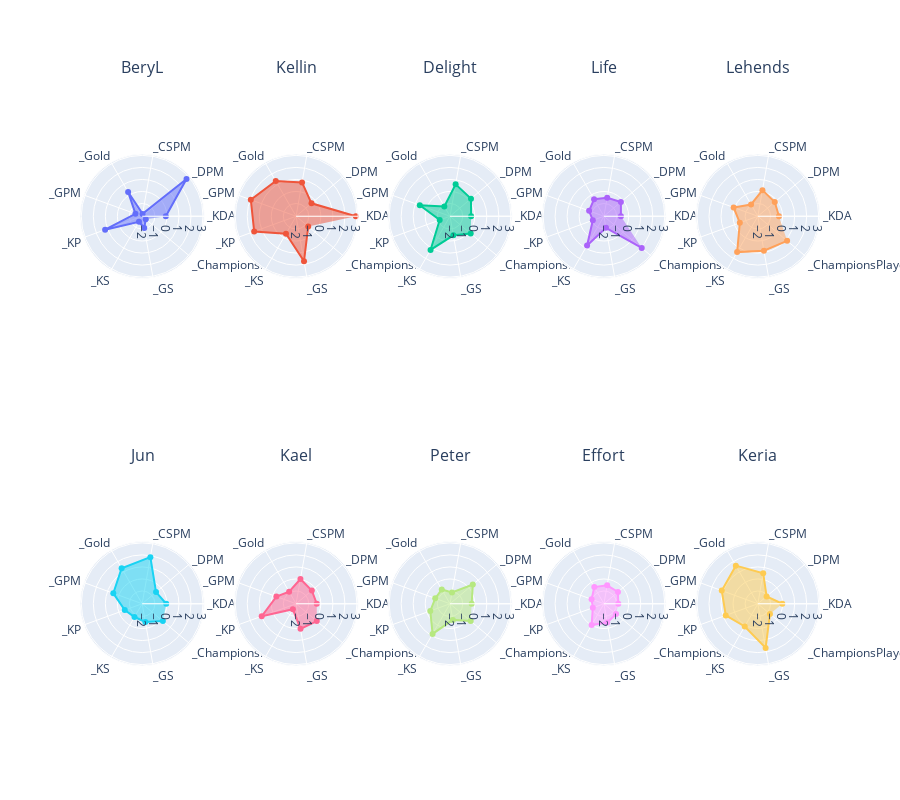

Notebook code cell kept with this figure:
### Code cell
df = players_stats.loc[players_stats["Position"] == positions[4]]
min_value, max_value = df[columns].unstack().min(), df[columns].unstack().max()

COLUMNS = 5
d, m = divmod(df.shape[0], COLUMNS)
ROWS = d + (1 if m > 0 else 0)

fig = make_subplots(
    rows=ROWS,
    cols=COLUMNS,
    subplot_titles=df.index.values,
    specs=[[{"type": "polar"} for _ in range(COLUMNS)] for _ in range(ROWS)],
)

for i, player_name in enumerate(df.index):
    _df = df.loc[player_name, columns]

    r, c = get_rc(i, COLUMNS)
    fig.add_trace(
        go.Scatterpolar(r=_df, theta=columns, fill="toself", name=player_name),
        row=r,
        col=c,
    )
fig.update_layout(
    height=800,
    showlegend=False,
    polar=dict(
        radialaxis=dict(visible=True),
    ),
    title=dict(y=1),
)
fig.update_annotations(yshift=20)
fig.update_polars(radialaxis=dict(range=[min_value - 0.2, max_value + 0.2]))
fig.show()

### Figure 1 — Plotly figure (JSON) as saved in the notebook; plotly's stock layout.template omitted (floating-point values rounded to 4 significant figures)
{"data": [{"fill": "toself", "name": "BeryL", "r": [-0.09597, 2.753, -1.861, 0.2725, -1.465, 1.216, -1.53, -1.073, -1.671], "subplot": "polar", "theta": ["_KDA", "_DPM", "_CSPM", "_Gold", "_GPM", "_KP", "_KS", "_GS", "_ChampionsPlayed"], "type": "scatterpolar"}, {"fill": "toself", "name": "Kellin", "r": [2.907, -0.3862, 0.7916, 1.317, 1.943, 1.646, -0.3832, 1.733, -0.7428], "subplot": "polar2", "theta": ["_KDA", "_DPM", "_CSPM", "_Gold", "_GPM", "_KP", "_KS", "_GS", "_ChampionsPlayed"], "type": "scatterpolar"}, {"fill": "toself", "name": "Delight", "r": [-0.3055, 0.216, 0.6326, -1.118, 0.6095, -1.15, 1.174, -0.4511, 0.1857], "subplot": "polar3", "theta": ["_KDA", "_DPM", "_CSPM", "_Gold", "_GPM", "_KP", "_KS", "_GS", "_ChampionsPlayed"], "type": "scatterpolar"}, {"fill": "toself", "name": "Life", "r": [-0.6492, -0.2182, -0.4936, -0.425, -0.7499, -1.079, 0.7411, -1.08, 2.043], "subplot": "polar4", "theta": ["_KDA", "_DPM", "_CSPM", "_Gold", "_GPM", "_KP", "_KS", "_GS", "_ChampionsPlayed"], "type": "scatterpolar"}, {"fill": "toself", "name": "Lehends", "r": [-0.3055, -0.2255, 0.1429, -0.9322, 0.07865, -0.4678, 1.382, 0.8455, 1.114], "subplot": "polar5", "theta": ["_KDA", "_DPM", "_CSPM", "_Gold", "_GPM", "_KP", "_KS", "_GS", "_ChampionsPlayed"], "type": "scatterpolar"}, {"fill": "toself", "name": "Jun", "r": [-0.06106, -0.5548, 1.869, 1.352, 0.4932, -0.524, -0.788, -0.5199, 0.1857], "subplot": "polar6", "theta": ["_KDA", "_DPM", "_CSPM", "_Gold", "_GPM", "_KP", "_KS", "_GS", "_ChampionsPlayed"], "type": "scatterpolar"}, {"fill": "toself", "name": "Kael", "r": [-0.3404, -0.3509, 0.02371, -0.9066, -0.3199, 0.9791, -1.53, 0.05881, 0.1857], "subplot": "polar7", "theta": ["_KDA", "_DPM", "_CSPM", "_Gold", "_GPM", "_KP", "_KS", "_GS", "_ChampionsPlayed"], "type": "scatterpolar"}, {"fill": "toself", "name": "Peter", "r": [-0.2589, 0.4159, -1.109, -0.6939, -0.7536, -0.3185, 0.8357, -0.6992, 0.1857], "subplot": "polar8", "theta": ["_KDA", "_DPM", "_CSPM", "_Gold", "_GPM", "_KP", "_KS", "_GS", "_ChampionsPlayed"], "type": "scatterpolar"}, {"fill": "toself", "name": "Effort", "r": [-0.8641, -0.5388, -0.5077, -0.4611, -0.9692, -1.079, -0.01605, -0.4786, -0.7428], "subplot": "polar9", "theta": ["_KDA", "_DPM", "_CSPM", "_Gold", "_GPM", "_KP", "_KS", "_GS", "_ChampionsPlayed"], "type": "scatterpolar"}, {"fill": "toself", "name": "Keria", "r": [-0.02614, -1.11, 0.5115, 1.596, 1.133, 0.7785, 0.1156, 1.664, -0.7428], "subplot": "polar10", "theta": ["_KDA", "_DPM", "_CSPM", "_Gold", "_GPM", "_KP", "_KS", "_GS", "_ChampionsPlayed"], "type": "scatterpolar"}], "layout": {"annotations": [{"font": {"size": 16}, "showarrow": false, "text": "BeryL", "x": 0.084, "xanchor": "center", "xref": "paper", "y": 1, "yanchor": "bottom", "yref": "paper", "yshift": 20}, {"font": {"size": 16}, "showarrow": false, "text": "Kellin", "x": 0.292, "xanchor": "center", "xref": "paper", "y": 1, "yanchor": "bottom", "yref": "paper", "yshift": 20}, {"font": {"size": 16}, "showarrow": false, "text": "Delight", "x": 0.5, "xanchor": "center", "xref": "paper", "y": 1, "yanchor": "bottom", "yref": "paper", "yshift": 20}, {"font": {"size": 16}, "showarrow": false, "text": "Life", "x": 0.708, "xanchor": "center", "xref": "paper", "y": 1, "yanchor": "bottom", "yref": "paper", "yshift": 20}, {"font": {"size": 16}, "showarrow": false, "text": "Lehends", "x": 0.916, "xanchor": "center", "xref": "paper", "y": 1, "yanchor": "bottom", "yref": "paper", "yshift": 20}, {"font": {"size": 16}, "showarrow": false, "text": "Jun", "x": 0.084, "xanchor": "center", "xref": "paper", "y": 0.375, "yanchor": "bottom", "yref": "paper", "yshift": 20}, {"font": {"size": 16}, "showarrow": false, "text": "Kael", "x": 0.292, "xanchor": "center", "xref": "paper", "y": 0.375, "yanchor": "bottom", "yref": "paper", "yshift": 20}, {"font": {"size": 16}, "showarrow": false, "text": "Peter", "x": 0.5, "xanchor": "center", "xref": "paper", "y": 0.375, "yanchor": "bottom", "yref": "paper", "yshift": 20}, {"font": {"size": 16}, "showarrow": false, "text": "Effort", "x": 0.708, "xanchor": "center", "xref": "paper", "y": 0.375, "yanchor": "bottom", "yref": "paper", "yshift": 20}, {"font": {"size": 16}, "showarrow": false, "text": "Keria", "x": 0.916, "xanchor": "center", "xref": "paper", "y": 0.375, "yanchor": "bottom", "yref": "paper", "yshift": 20}], "height": 800, "polar": {"domain": {"x": [0, 0.168], "y": [0.625, 1]}, "radialaxis": {"range": [-2.061, 3.107], "visible": true}}, "polar10": {"domain": {"x": [0.832, 1], "y": [0, 0.375]}, "radialaxis": {"range": [-2.061, 3.107]}}, "polar2": {"domain": {"x": [0.208, 0.376], "y": [0.625, 1]}, "radialaxis": {"range": [-2.061, 3.107]}}, "polar3": {"domain": {"x": [0.416, 0.584], "y": [0.625, 1]}, "radialaxis": {"range": [-2.061, 3.107]}}, "polar4": {"domain": {"x": [0.624, 0.792], "y": [0.625, 1]}, "radialaxis": {"range": [-2.061, 3.107]}}, "polar5": {"domain": {"x": [0.832, 1], "y": [0.625, 1]}, "radialaxis": {"range": [-2.061, 3.107]}}, "polar6": {"domain": {"x": [0, 0.168], "y": [0, 0.375]}, "radialaxis": {"range": [-2.061, 3.107]}}, "polar7": {"domain": {"x": [0.208, 0.376], "y": [0, 0.375]}, "radialaxis": {"range": [-2.061, 3.107]}}, "polar8": {"domain": {"x": [0.416, 0.584], "y": [0, 0.375]}, "radialaxis": {"range": [-2.061, 3.107]}}, "polar9": {"domain": {"x": [0.624, 0.792], "y": [0, 0.375]}, "radialaxis": {"range": [-2.061, 3.107]}}, "showlegend": false, "title": {"y": 1}}}
